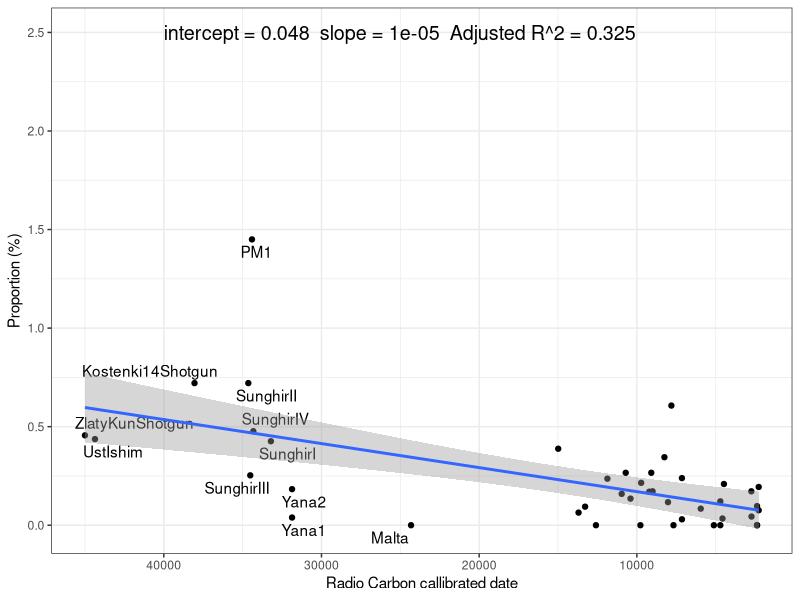
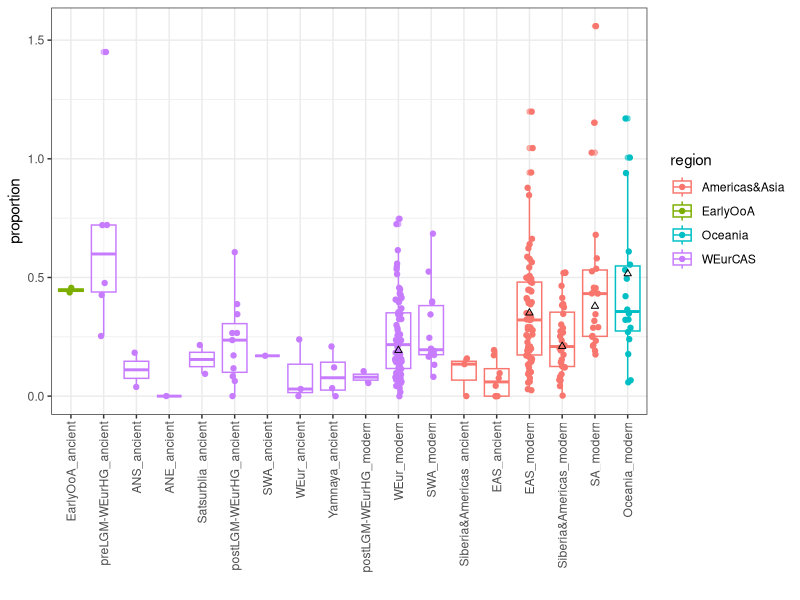
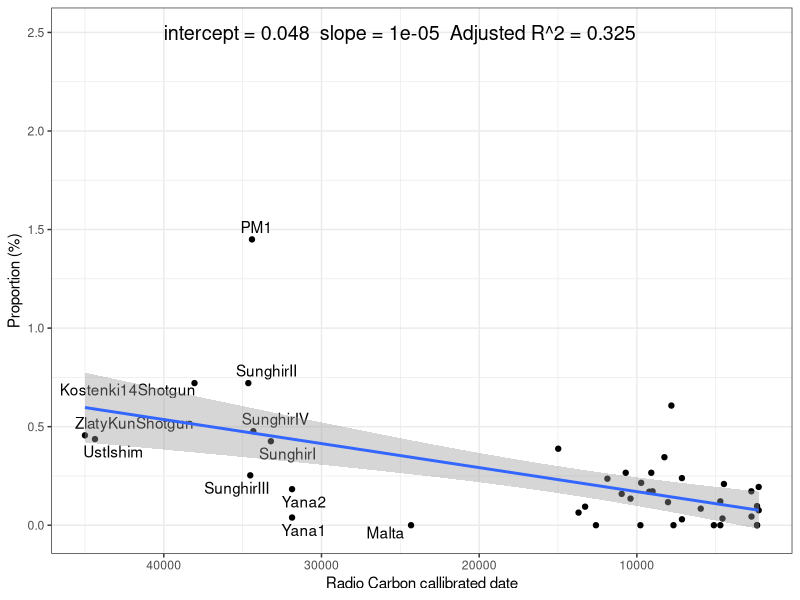
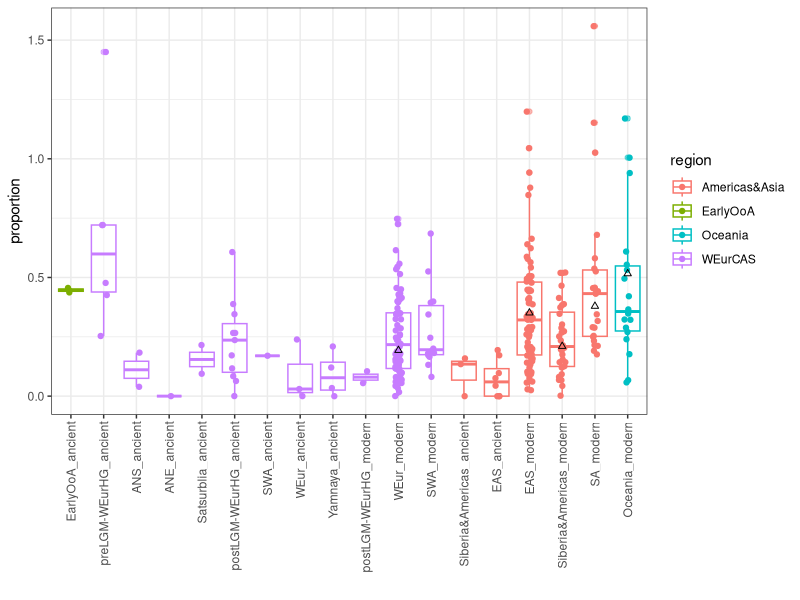

Here is the R script that generated these plots, in order:
library(ggplot2)
library(dplyr)
library(tidyr)
library(ggrepel)
options(dplyr.print_max = 1e9)


regression=function(df){
	results = data.frame()

    #setting the regression function.

	reg_fun = lm(proportion~date, data = df)

    intercept<-round(coef(reg_fun)[1],3) 
    slope<-round(coef(reg_fun)[2],5)  
    adjust_r2 <-round(as.numeric(summary(reg_fun)[9]),3)

    temp_data_frame = data.frame(SLOPE = slope, INTERCEPT = intercept, R2 = adjust_r2) %>%
    	mutate(label = paste0('intercept = ', INTERCEPT, '  slope = ', SLOPE, '  Adjusted R^2 = ', R2))
    results = rbind(results, temp_data_frame)


    
    results
    }



# -----------------------------------------------------------------------------------------------------------------
# Plot ancient individuals
# -----------------------------------------------------------------------------------------------------------------

exclude = c('Villabruna', 'AfontovaGora3', 'BK1653', 'BKBB7240', 'BKCC7335', 'BKF6620', 'ElMiron', 'OaseNew', 'Ostuni1', 'SalkhitArchAdm', 'Tianyuan', 'Vestonice13', 'Vestonice16', 'Vestonice43', 'LeangPanninge')


data = read.table('Archaic_ancestry.txt',header = T) %>%
	filter(!name %in% exclude, ancient_modern == 'ancient')


model1 = lm(proportion~date, data = data)
summary(model1)



outlier = data %>% filter(date > 20000)


regs = regression(data)

data %>%
	ggplot(aes(x = date, y = proportion)) +
		geom_point() +
		geom_text_repel(data = outlier, aes(x = date , y = proportion, label = name), hjust = 0) +
		geom_text(data = regs, aes(x = 40000, y = 2.5, label = label), hjust = 0, size = 5) +
		geom_smooth(method = 'lm') +
		theme_bw() +
		
		scale_y_continuous('Proportion (%)') +
		scale_x_reverse('Radio Carbon callibrated date')
		



ggsave('3_Archaic_ancestry_overtime_X.pdf', width = 7, height = 5)


# -----------------------------------------------------------------------------------------------------------------
# Plot all
# -----------------------------------------------------------------------------------------------------------------

data = read.table('Archaic_ancestry.txt',header = T) %>%
	filter(!name %in% exclude) %>%
	arrange(region, ancient_modern) 



order = c('EarlyOoA_ancient', 'preLGM-WEurHG_ancient', 'ANS_ancient', 'ANE_ancient', 'Satsurblia_ancient', 'postLGM-WEurHG_ancient', 'SWA_ancient', 'WEur_ancient', 'Yamnaya_ancient', 'postLGM-WEurHG_modern', 'WEur_modern', 'SWA_modern', 'Siberia&Americas_ancient', 'EAS_ancient', 'EAS_modern', 'Siberia&Americas_modern', 'SA_modern', 'Oceania_modern')




skov2023 = data.frame(ID = c('WEur_modern','EAS_modern','Siberia&Americas_modern' ,'SA_modern','Oceania_modern'),
					  proportion = c(0.202 - 0.009, 0.36 - 0.009, 0.237 - 0.027, 0.405 - 0.026 , 0.745 - 0.229))

data %>%
	filter(region != 'Africa') %>%
	mutate(ID = paste(pop, ancient_modern, sep = '_')) %>%
	mutate(ID = factor(ID, order)) %>%
	ggplot() +
		geom_boxplot(aes(x = ID, y = proportion, color = region), alpha = 0.5) +
		geom_jitter(aes(x = ID, y = proportion, color = region), width = 0.10) +
		geom_point(data = skov2023, aes(x = ID, y = proportion), shape = 2, color = 'black') +
		theme_bw() +
		xlab('') + 
		theme(axis.text.x = element_text(angle = 90, vjust = 0.5, hjust=1))
		



ggsave('4_Archaic_ancestry_X.pdf', width = 7, height = 5)





